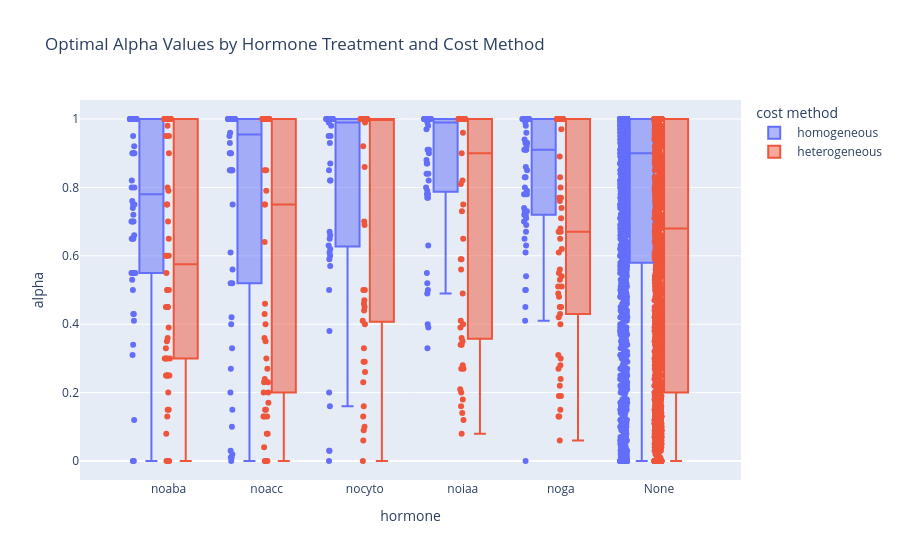

Notebook cell for this chart:
### Markdown cell above
All "No Treatment" Groups

### Code cell
# graphing all relevant box plots
combined_df_none = combined_df[combined_df["hormone"].isin(['noaba', 'noacc', 'nocyto', 'noiaa', 'noga', 'None'])]
fig = px.box(combined_df_none, x='hormone', y='alpha', color='cost method', points='all',
             title='Optimal Alpha Values by Hormone Treatment and Cost Method',
             category_orders={'hormone': ['noaba', 'noacc', 'nocyto', 'noiaa', 'noga', 'None']}
             )

fig.show()

### Figure 1 — Plotly figure (JSON) as saved in the notebook; plotly's stock layout.template omitted (floating-point values rounded to 4 significant figures; data arrays with more than 128 entries replaced by an {"elided": "..."} marker saying what was removed)
{"data": [{"alignmentgroup": "True", "boxpoints": "all", "hovertemplate": "cost method= homogeneous<br>hormone=%{x}<br>alpha=%{y}<extra></extra>", "legendgroup": " homogeneous", "marker": {"color": "#636efa"}, "name": " homogeneous", "notched": false, "offsetgroup": " homogeneous", "orientation": "v", "showlegend": true, "type": "box", "x": {"elided": "1911 str values"}, "x0": " ", "xaxis": "x", "y": {"elided": "1911 float values"}, "y0": " ", "yaxis": "y"}, {"alignmentgroup": "True", "boxpoints": "all", "hovertemplate": "cost method= heterogeneous<br>hormone=%{x}<br>alpha=%{y}<extra></extra>", "legendgroup": " heterogeneous", "marker": {"color": "#EF553B"}, "name": " heterogeneous", "notched": false, "offsetgroup": " heterogeneous", "orientation": "v", "showlegend": true, "type": "box", "x": {"elided": "1911 str values"}, "x0": " ", "xaxis": "x", "y": {"elided": "1911 float values"}, "y0": " ", "yaxis": "y"}], "layout": {"boxmode": "group", "legend": {"title": {"text": "cost method"}, "tracegroupgap": 0}, "title": {"text": "Optimal Alpha Values by Hormone Treatment and Cost Method"}, "xaxis": {"anchor": "y", "categoryarray": ["noaba", "noacc", "nocyto", "noiaa", "noga", "None"], "categoryorder": "array", "domain": [0, 1], "title": {"text": "hormone"}}, "yaxis": {"anchor": "x", "domain": [0, 1], "title": {"text": "alpha"}}}}
